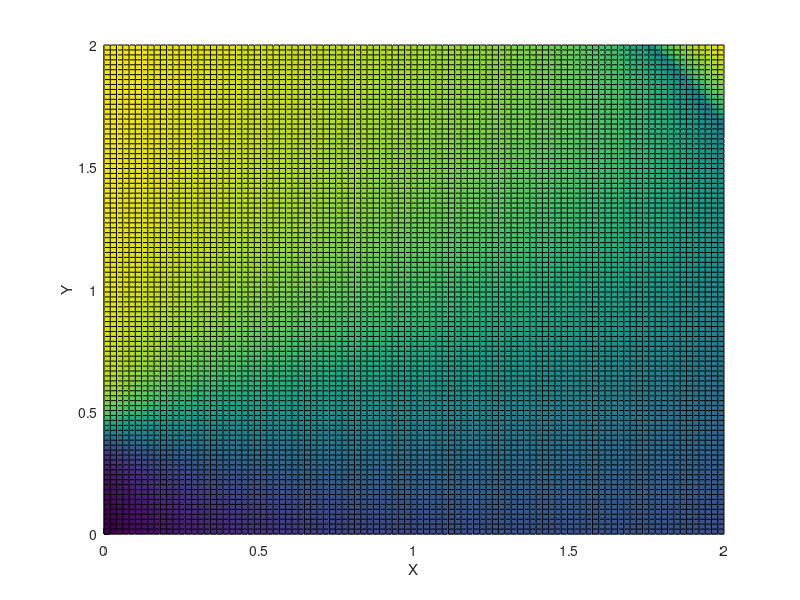
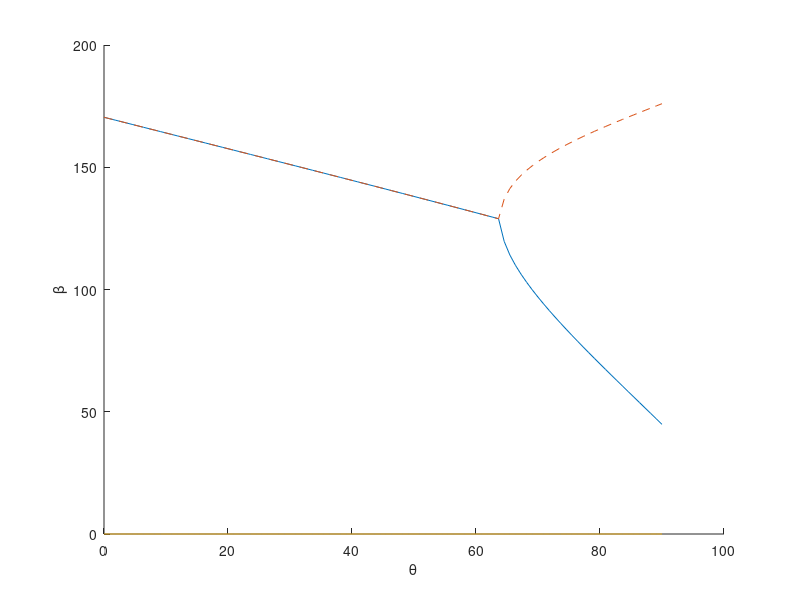
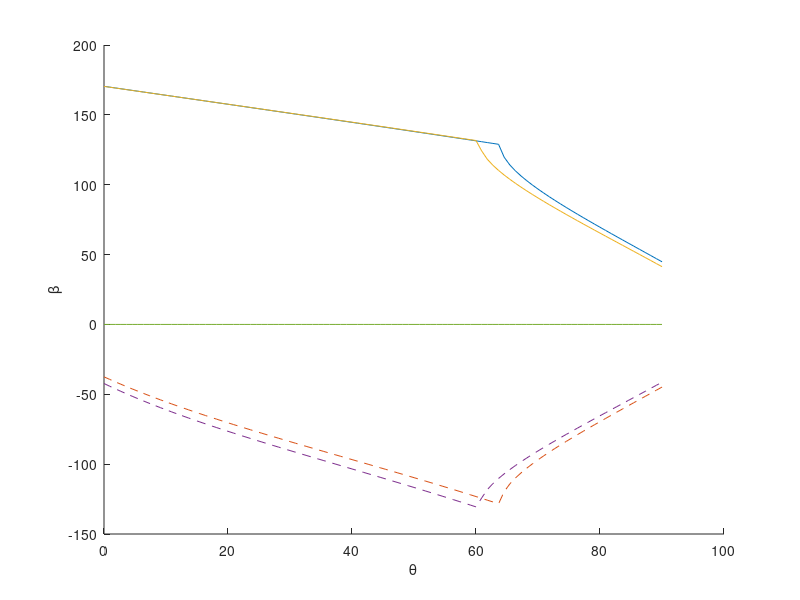

The MATLAB source for these figures, in order:
% Figuring out when the function to find beta angle becomes undefined

x = linspace(0, 2, 100);
y = linspace(0, 2, 100);
[x_2, y_2] = meshgrid(x, y);
m_1 = -0.153543;
m_2 = 0.405512;
d = 3.052717;
l = 0.568898;

a = (4*l*m_1 - 4*l*x_2).^2;
b = d^2 - l^2 + 2*l*m_2 - 2*l*y_2 - m_1^2 + 2*m_1*x_2 - m_2^2 + 2*m_2*y_2 - x_2.^2 - y_2.^2;
c = d^2 - l^2 - 2*l*m_2 + 2*l*y_2 - m_1^2 + 2*m_1*x_2 - m_2^2 + 2*m_2*y_2 - x_2.^2 - y_2.^2;
top = sqrt(a - 4.*b.*c) - 2*l*m_1 + 2*l.*x_2; 
bottom = d^2 - l^2 + 2*l*m_2 - 2*l*y_2 - m_1^2 + 2*m_1*x_2 - m_2^2 + 2*m_2*y_2 - x_2.^2 - y_2.^2;
beta = 2*(atan(0.5*top./bottom));

top = sqrt(abs(a - 4.*b.*c)) - 2*l*m_1 + 2*l.*x_2; 
bottom = d^2 - l^2 + 2*l*m_2 - 2*l*y_2 - m_1^2 + 2*m_1*x_2 - m_2^2 + 2*m_2*y_2 - x_2.^2 - y_2.^2;
abs_beta = 2*(atan(0.5*top./bottom));

real_beta = real(beta);
pos_beta = abs(real_beta);
deg_beta = real_beta * 180/3.1415;

figure;
hold on
surf(x_2, y_2, real_beta)
xlabel('X')
ylabel('Y')
zlabel('Z')

figure(2);
hold on
surf(x_2, y_2, abs_beta)
xlabel('X')
ylabel('Y')
zlabel('Z')

%% fin1 beta
%graphing beta over the feasible range that x1, y1 can be at

f = 2.15178; % fin length
d = 3.052717; % steering length
l = 0.56; %servo arm length
r = 0.2519; %0.483608; %rudder length

m_1 = -0.704724;
m_2 = 0.405512;

theta = linspace(0, 3.1415/2, 100); %all trig in radians

x_1 = f*sin(theta);
y_1 = -f*cos(theta);

% calculate beta for alpha to stay at 0 throughout cycle
alpha = 0/180*3.1415;
x_2 = r*sin(theta + alpha) + x_1;
y_2 = -r*cos(theta + alpha) + y_1;
% x_2 = (l + f) * sin(theta);
% y_2 = -(l + f) * cos(theta);

a = (4*l*x_2 - 4*l*m_1).^2;
b = d^2 - l^2 + 2*l*m_2 - 2*l*y_2 - m_1^2 + 2*m_1*x_2 - m_2^2 + 2*m_2*y_2 - x_2.^2 - y_2.^2;
c = d^2 - l^2 - 2*l*m_2 + 2*l*y_2 - m_1^2 + 2*m_1*x_2 - m_2^2 + 2*m_2*y_2 - x_2.^2 - y_2.^2;
top = 0.5*sqrt(a - 4.*b.*c) + 2*l*m_1 - 2*l.*x_2; 
bottom = d^2 - l^2 + 2*l*m_2 - 2*l*y_2 - m_1^2 + 2*m_1*x_2 - m_2^2 + 2*m_2*y_2 - x_2.^2 - y_2.^2;
beta = 2*(atan(top./bottom));
top_2 = -0.5*sqrt(a - 4.*b.*c) + 2*l*m_1 - 2*l.*x_2;
beta_2 = 2*(atan(top_2./bottom));

deg_beta = beta * 180 / 3.1415;
deg_beta_2 = beta_2 * 180 / 3.1415;

figure(2);
hold on
plot(theta*180/3.1415, deg_beta)
plot(theta*180/3.1415, deg_beta_2)
xlabel('\theta')
ylabel('\beta')

%% fin2 beta
%graphing beta over the feasible range that x1, y1 can be at

f = 2.15178; % fin length
d = 3.052717; % steering length
l = 0.56; %servo arm length
r = 0.2519; %0.483608; %rudder length

m_1 = 0.704724;
m_2 = 0.405512; %2

theta = linspace(0, 3.1415/2, 100); %all trig in radians

x_1 = -f*sin(theta);
y_1 = -f*cos(theta);

% calculate beta for alpha to stay at 0 throughout cycle
alpha = 0/180*3.1415;
x_2 = -r* sin(theta + alpha) + x_1;
y_2 = -r * cos(theta + alpha) + y_1; 
% x_2 = (l + f) * sin(theta);
% y_2 = -(l + f) * cos(theta);

a = (4*l*m_1 - 4*l*x_2).^2;
b = d^2 - l^2 + 2*l*m_2 - 2*l*y_2 - m_1^2 + 2*m_1*x_2 - m_2^2 + 2*m_2*y_2 - x_2.^2 - y_2.^2;
c = d^2 - l^2 - 2*l*m_2 + 2*l*y_2 - m_1^2 + 2*m_1*x_2 - m_2^2 + 2*m_2*y_2 - x_2.^2 - y_2.^2;
top = real(0.5*sqrt(a - 4.*b.*c)) - 2*l*m_1 + 2*l.*x_2; 
bottom = d^2 - l^2 + 2*l*m_2 - 2*l*y_2 - m_1^2 + 2*m_1*x_2 - m_2^2 + 2*m_2*y_2 - x_2.^2 - y_2.^2;
beta = 2*(atan(top./bottom));
top_2 = -0.5*sqrt(a - 4.*b.*c) - 2*l*m_1 + 2*l.*x_2;
beta_2 = 2*(atan(top_2./bottom));

deg_beta = beta * 180 / 3.1415;
deg_beta_2 = beta_2 * 180 / 3.1415;

figure(3);
hold on
plot(theta*180/3.1415, deg_beta)
plot(theta*180/3.1415, deg_beta_2)
xlabel('\theta')
ylabel('\beta')

%% fin1_2 beta
%graphing beta over the feasible range that x1, y1 can be at

f = 2.15178; % fin length
d = 2.9; % steering length
l = 0.56; %servo arm length
r = 0.52; %rudder length

m_1 = -0.185039;
m_2 = 0.405512;

theta = linspace(0, 3.1415/2, 100); %all trig in radians

x_1 = f*sin(theta);
y_1 = -f*cos(theta);

% calculate beta for alpha to stay at 0 throughout cycle
alpha = 0/180*3.1415;
x_2 = r*sin(theta + alpha) + x_1;
y_2 = -r*cos(theta + alpha) + y_1;
% x_2 = (l + f) * sin(theta);
% y_2 = -(l + f) * cos(theta);

a = (4*l*x_2 - 4*l*m_1).^2;
b = d^2 - l^2 + 2*l*m_2 - 2*l*y_2 - m_1^2 + 2*m_1*x_2 - m_2^2 + 2*m_2*y_2 - x_2.^2 - y_2.^2;
c = d^2 - l^2 - 2*l*m_2 + 2*l*y_2 - m_1^2 + 2*m_1*x_2 - m_2^2 + 2*m_2*y_2 - x_2.^2 - y_2.^2;
top = 0.5*sqrt(a - 4.*b.*c) + 2*l*m_1 - 2*l.*x_2; 
bottom = d^2 - l^2 + 2*l*m_2 - 2*l*y_2 - m_1^2 + 2*m_1*x_2 - m_2^2 + 2*m_2*y_2 - x_2.^2 - y_2.^2;
beta = 2*(atan(top./bottom));
top_2 = -0.5*sqrt(a - 4.*b.*c) + 2*l*m_1 - 2*l.*x_2;
beta_2 = 2*(atan(top_2./bottom));

deg_beta = beta * 180 / 3.1415;
deg_beta_2 = beta_2 * 180 / 3.1415;

figure(2);
hold on
plot(theta*180/3.1415, deg_beta)
plot(theta*180/3.1415, deg_beta_2)
xlabel('\theta')
ylabel('\beta')

%% fin2_2 beta
%graphing beta over the feasible range that x1, y1 can be at

f = 2.15178; % fin length
d = 2.85; % steering length
l = 0.56; %servo arm length
r = 0.52; %rudder length

m_1 = 0.185039;
m_2 = 0.405512; %2

theta = linspace(0, 3.1415/2, 100); %all trig in radians

x_1 = -f*sin(theta);
y_1 = -f*cos(theta);

% calculate beta for alpha to stay at 0 throughout cycle
alpha = 0/180*3.1415;
x_2 = -r* sin(theta + alpha) + x_1;
y_2 = -r * cos(theta + alpha) + y_1; 
% x_2 = (l + f) * sin(theta);
% y_2 = -(l + f) * cos(theta);

a = (4*l*m_1 - 4*l*x_2).^2;
b = d^2 - l^2 + 2*l*m_2 - 2*l*y_2 - m_1^2 + 2*m_1*x_2 - m_2^2 + 2*m_2*y_2 - x_2.^2 - y_2.^2;
c = d^2 - l^2 - 2*l*m_2 + 2*l*y_2 - m_1^2 + 2*m_1*x_2 - m_2^2 + 2*m_2*y_2 - x_2.^2 - y_2.^2;
top = real(0.5*sqrt(a - 4.*b.*c)) - 2*l*m_1 + 2*l.*x_2; 
bottom = d^2 - l^2 + 2*l*m_2 - 2*l*y_2 - m_1^2 + 2*m_1*x_2 - m_2^2 + 2*m_2*y_2 - x_2.^2 - y_2.^2;
beta = 2*(atan(top./bottom));
top_2 = -0.5*sqrt(a - 4.*b.*c) - 2*l*m_1 + 2*l.*x_2;
beta_2 = 2*(atan(top_2./bottom));

deg_beta = beta * 180 / 3.1415;
deg_beta_2 = beta_2 * 180 / 3.1415;

figure(3);
hold on
plot(theta*180/3.1415, deg_beta)
plot(theta*180/3.1415, deg_beta_2)
xlabel('\theta')
ylabel('\beta')

%% fin1 beta right angle
%graphing beta over the feasible range that x1, y1 can be at

f = 2.153604; % fin length
d = 2.45; % steering length for servo attachment
l = 0.568898; %servo arm length
r = 0.2481; %rudder length

m_1 = -0.311024;
m_2 = 1.165354;

theta = linspace(0, 3.1415/2, 100); %all trig in radians

x_1 = f*sin(theta);
y_1 = -f*cos(theta);

figure(2);
clf;
hold on
% calculate beta for alpha to stay at 0 throughout cycle
for i = 1:1
    alpha = (i-1) * 10 / 180 * 3.1415;
    x_2 = r*sin(theta + alpha + 3.1415/2) + x_1;
    y_2 = -r*cos(theta + alpha + 3.1415/2) + y_1;
    % x_2 = (l + f) * sin(theta);
    % y_2 = -(l + f) * cos(theta);
    
    a = (4*l*x_2 - 4*l*m_1).^2;
    b = d^2 - l^2 + 2*l*m_2 - 2*l*y_2 - m_1^2 + 2*m_1*x_2 - m_2^2 + 2*m_2*y_2 - x_2.^2 - y_2.^2;
    c = d^2 - l^2 - 2*l*m_2 + 2*l*y_2 - m_1^2 + 2*m_1*x_2 - m_2^2 + 2*m_2*y_2 - x_2.^2 - y_2.^2;
    top = 0.5*sqrt(a - 4.*b.*c) + 2*l*m_1 - 2*l.*x_2; 
    bottom = d^2 - l^2 + 2*l*m_2 - 2*l*y_2 - m_1^2 + 2*m_1*x_2 - m_2^2 + 2*m_2*y_2 - x_2.^2 - y_2.^2;
    top_2 = -0.5*sqrt(a - 4.*b.*c) + 2*l*m_1 - 2*l.*x_2;
    beta_2 = 2*(atan(top_2./bottom));
    beta = 2*(atan(top./bottom));
    deg_beta = real(beta) * 180 / 3.1415;
    deg_beta_2 = beta_2 * 180 / 3.1415;
    plot(theta*180/3.1415, deg_beta)
    plot(theta*180/3.1415, deg_beta_2, "--")
end
plot(theta*180/3.1415, theta*0)

xlabel('\theta')
ylabel('\beta')

%% fin2 beta right angle
%graphing beta over the feasible range that x1, y1 can be at

f = 2.153604; % fin length
d = 2.45; % steering length for servo attachment
l = 0.568898; %servo arm length
r = 0.2481; %rudder length

m_1 = 0.311024;
m_2 = 1.165354; %2

theta = linspace(0, 3.1415/2, 100); %all trig in radians

x_1 = -f*sin(theta);
y_1 = -f*cos(theta);

figure(3);
clf;
hold on
% calculate beta for alpha to stay at 0 throughout cycle
for i = 1:2
    alpha = (i-1) * 10 / 180 * 3.1415;
    x_2 = -r* sin(theta + alpha + 3.1415/2) + x_1;
    y_2 = -r * cos(theta + alpha + 3.1415/2) + y_1; 
    % x_2 = (l + f) * sin(theta);
    % y_2 = -(l + f) * cos(theta);
    
    a = (4*l*m_1 - 4*l*x_2).^2;
    b = d^2 - l^2 + 2*l*m_2 - 2*l*y_2 - m_1^2 + 2*m_1*x_2 - m_2^2 + 2*m_2*y_2 - x_2.^2 - y_2.^2;
    c = d^2 - l^2 - 2*l*m_2 + 2*l*y_2 - m_1^2 + 2*m_1*x_2 - m_2^2 + 2*m_2*y_2 - x_2.^2 - y_2.^2;
    top = 0.5*sqrt(a - 4.*b.*c) - 2*l*m_1 + 2*l.*x_2; 
    bottom = d^2 - l^2 + 2*l*m_2 - 2*l*y_2 - m_1^2 + 2*m_1*x_2 - m_2^2 + 2*m_2*y_2 - x_2.^2 - y_2.^2;
    top_2 = real(-0.5*sqrt(a - 4.*b.*c)) + 2*l*m_1 - 2*l.*x_2;
    beta_2 = 2*(atan(top_2./bottom));
    beta = 2*(atan(top./bottom));
    deg_beta = real(beta) * 180 / 3.1415;
    deg_beta_2 = beta_2 * 180 / 3.1415;
    plot(theta*180/3.1415, deg_beta)
    plot(theta*180/3.1415, deg_beta_2, "--")
end
plot(theta*180/3.1415, theta*0)
xlabel('\theta')
ylabel('\beta')
